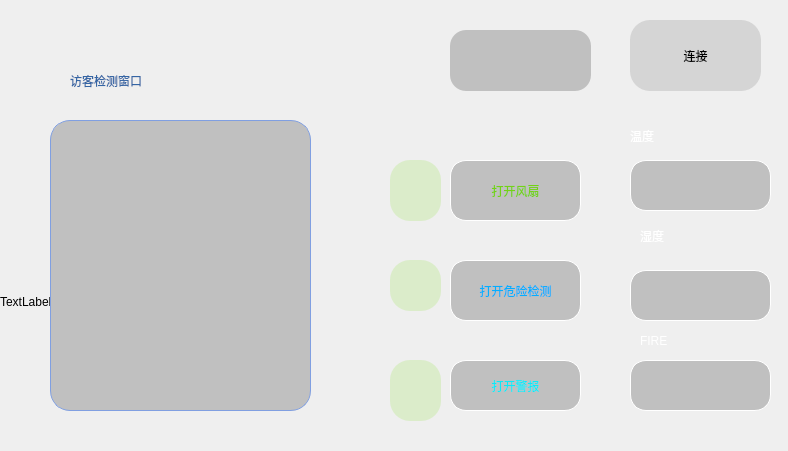
<?xml version="1.0" encoding="UTF-8"?>
<ui version="4.0">
 <class>events</class>
 <widget class="QWidget" name="events">
  <property name="geometry">
   <rect>
    <x>0</x>
    <y>0</y>
    <width>788</width>
    <height>451</height>
   </rect>
  </property>
  <property name="windowTitle">
   <string>Form</string>
  </property>
  <widget class="QPushButton" name="connect">
   <property name="geometry">
    <rect>
     <x>630</x>
     <y>20</y>
     <width>131</width>
     <height>71</height>
    </rect>
   </property>
   <property name="cursor">
    <cursorShape>OpenHandCursor</cursorShape>
   </property>
   <property name="styleSheet">
    <string notr="true">font: 16pt &quot;Ubuntu&quot;;
background: rgb(165,165,165,90);
border-radius: 20px;</string>
   </property>
   <property name="text">
    <string>连接</string>
   </property>
  </widget>
  <widget class="QLineEdit" name="lineEdit">
   <property name="geometry">
    <rect>
     <x>450</x>
     <y>30</y>
     <width>141</width>
     <height>61</height>
    </rect>
   </property>
   <property name="styleSheet">
    <string notr="true">background: rgb(0,0,0,50);
border-radius: 16px;
color: rgb(138, 226, 52);</string>
   </property>
   <property name="readOnly">
    <bool>true</bool>
   </property>
  </widget>
  <widget class="QPushButton" name="eve">
   <property name="geometry">
    <rect>
     <x>450</x>
     <y>260</y>
     <width>131</width>
     <height>61</height>
    </rect>
   </property>
   <property name="cursor">
    <cursorShape>OpenHandCursor</cursorShape>
   </property>
   <property name="styleSheet">
    <string notr="true">border:1px solid rgb(255, 255, 255);

font: 14pt &quot;Ubuntu&quot;;
background: rgb(0,0,0,50);
border-radius: 16px;
color: rgb(4, 174, 255);</string>
   </property>
   <property name="text">
    <string>打开危险检测</string>
   </property>
  </widget>
  <widget class="QLabel" name="cam">
   <property name="geometry">
    <rect>
     <x>50</x>
     <y>120</y>
     <width>261</width>
     <height>291</height>
    </rect>
   </property>
   <property name="styleSheet">
    <string notr="true">border:1px solid rgb(128, 159, 225);
border-radius: 20px;
background: rgb(0,0,0,50);
</string>
   </property>
   <property name="text">
    <string/>
   </property>
  </widget>
  <widget class="QPushButton" name="fan">
   <property name="geometry">
    <rect>
     <x>450</x>
     <y>160</y>
     <width>131</width>
     <height>61</height>
    </rect>
   </property>
   <property name="cursor">
    <cursorShape>OpenHandCursor</cursorShape>
   </property>
   <property name="styleSheet">
    <string notr="true">border:1px solid rgb(255, 255, 255);
font: 20pt &quot;Ubuntu&quot;;
background: rgb(0,0,0,50);
border-radius: 16px;
color: rgb(115, 210, 22);</string>
   </property>
   <property name="text">
    <string>打开风扇</string>
   </property>
  </widget>
  <widget class="QPushButton" name="alarm">
   <property name="geometry">
    <rect>
     <x>450</x>
     <y>360</y>
     <width>131</width>
     <height>51</height>
    </rect>
   </property>
   <property name="cursor">
    <cursorShape>OpenHandCursor</cursorShape>
   </property>
   <property name="styleSheet">
    <string notr="true">border:1px solid rgb(255, 255, 255);
color: rgb(9, 234, 248);
font: 20pt &quot;Ubuntu&quot;;
background: rgb(0,0,0,50);
border-radius: 16px;</string>
   </property>
   <property name="text">
    <string>打开警报</string>
   </property>
  </widget>
  <widget class="QLabel" name="label">
   <property name="geometry">
    <rect>
     <x>70</x>
     <y>50</y>
     <width>281</width>
     <height>61</height>
    </rect>
   </property>
   <property name="styleSheet">
    <string notr="true">font: 25pt &quot;Ubuntu&quot;;
background: rgb(0,0,0,0);
border-radius: 16px;
color: rgb(52, 101, 164);</string>
   </property>
   <property name="text">
    <string>访客检测窗口</string>
   </property>
  </widget>
  <widget class="QLabel" name="label_2">
   <property name="geometry">
    <rect>
     <x>0</x>
     <y>0</y>
     <width>911</width>
     <height>604</height>
    </rect>
   </property>
   <property name="styleSheet">
    <string notr="true">border-image: url(:/new/prefix1/impa/1714960469130.jpg);</string>
   </property>
   <property name="text">
    <string>TextLabel</string>
   </property>
  </widget>
  <widget class="QLabel" name="label_3">
   <property name="geometry">
    <rect>
     <x>390</x>
     <y>160</y>
     <width>51</width>
     <height>61</height>
    </rect>
   </property>
   <property name="styleSheet">
    <string notr="true">border-image: url(:/new/prefix1/impa/1.png);
background-color: rgb(138, 226, 52,50);
border-radius: 20px;
</string>
   </property>
   <property name="text">
    <string/>
   </property>
  </widget>
  <widget class="QLabel" name="label_4">
   <property name="geometry">
    <rect>
     <x>390</x>
     <y>360</y>
     <width>51</width>
     <height>61</height>
    </rect>
   </property>
   <property name="styleSheet">
    <string notr="true">border-image: url(:/new/prefix1/impa/2.png);
background-color: rgb(138, 226, 52,50);
border-radius: 20px;</string>
   </property>
   <property name="text">
    <string/>
   </property>
  </widget>
  <widget class="QLabel" name="label_5">
   <property name="geometry">
    <rect>
     <x>390</x>
     <y>260</y>
     <width>51</width>
     <height>51</height>
    </rect>
   </property>
   <property name="styleSheet">
    <string notr="true">border-image: url(:/new/prefix1/impa/3.png);
background-color: rgb(138, 226, 52,50);
border-radius: 20px;</string>
   </property>
   <property name="text">
    <string/>
   </property>
  </widget>
  <widget class="QLineEdit" name="lineEdit_2">
   <property name="geometry">
    <rect>
     <x>630</x>
     <y>160</y>
     <width>141</width>
     <height>51</height>
    </rect>
   </property>
   <property name="cursor">
    <cursorShape>SizeFDiagCursor</cursorShape>
   </property>
   <property name="styleSheet">
    <string notr="true">border:1px solid rgb(255, 255, 255);
font: 20pt &quot;Ubuntu&quot;;
background: rgb(0,0,0,50);
border-radius: 16px;
color: rgb(255, 255, 255);</string>
   </property>
   <property name="readOnly">
    <bool>true</bool>
   </property>
  </widget>
  <widget class="QLineEdit" name="lineEdit_3">
   <property name="geometry">
    <rect>
     <x>630</x>
     <y>270</y>
     <width>141</width>
     <height>51</height>
    </rect>
   </property>
   <property name="styleSheet">
    <string notr="true">border:1px solid rgb(255, 255, 255);
color: rgb(255, 255, 255);
font: 14pt &quot;Ubuntu&quot;;
background: rgb(0,0,0,50);
border-radius: 16px;</string>
   </property>
   <property name="readOnly">
    <bool>true</bool>
   </property>
  </widget>
  <widget class="QLineEdit" name="lineEdit_4">
   <property name="geometry">
    <rect>
     <x>630</x>
     <y>360</y>
     <width>141</width>
     <height>51</height>
    </rect>
   </property>
   <property name="styleSheet">
    <string notr="true">border:1px solid rgb(255, 255, 255);
color: rgb(255, 255, 255);
font: 20pt &quot;Ubuntu&quot;;
background: rgb(0,0,0,50);
border-radius: 16px;</string>
   </property>
   <property name="readOnly">
    <bool>true</bool>
   </property>
  </widget>
  <widget class="QLabel" name="label_6">
   <property name="geometry">
    <rect>
     <x>630</x>
     <y>120</y>
     <width>111</width>
     <height>31</height>
    </rect>
   </property>
   <property name="styleSheet">
    <string notr="true">color: rgb(255, 255, 255);

font: 20pt &quot;Ubuntu&quot;;
</string>
   </property>
   <property name="text">
    <string>温度</string>
   </property>
  </widget>
  <widget class="QLabel" name="label_7">
   <property name="geometry">
    <rect>
     <x>640</x>
     <y>220</y>
     <width>131</width>
     <height>31</height>
    </rect>
   </property>
   <property name="styleSheet">
    <string notr="true">color: rgb(255, 255, 255);

font: 20pt &quot;Ubuntu&quot;;</string>
   </property>
   <property name="text">
    <string>湿度</string>
   </property>
  </widget>
  <widget class="QLabel" name="label_8">
   <property name="geometry">
    <rect>
     <x>640</x>
     <y>320</y>
     <width>111</width>
     <height>41</height>
    </rect>
   </property>
   <property name="styleSheet">
    <string notr="true">color: rgb(255, 255, 255);

font: 20pt &quot;Ubuntu&quot;;</string>
   </property>
   <property name="text">
    <string>FIRE</string>
   </property>
  </widget>
  <zorder>label_2</zorder>
  <zorder>connect</zorder>
  <zorder>lineEdit</zorder>
  <zorder>eve</zorder>
  <zorder>cam</zorder>
  <zorder>fan</zorder>
  <zorder>alarm</zorder>
  <zorder>label</zorder>
  <zorder>label_3</zorder>
  <zorder>label_4</zorder>
  <zorder>label_5</zorder>
  <zorder>lineEdit_2</zorder>
  <zorder>lineEdit_3</zorder>
  <zorder>lineEdit_4</zorder>
  <zorder>label_6</zorder>
  <zorder>label_7</zorder>
  <zorder>label_8</zorder>
 </widget>
 <resources/>
 <connections/>
</ui>
